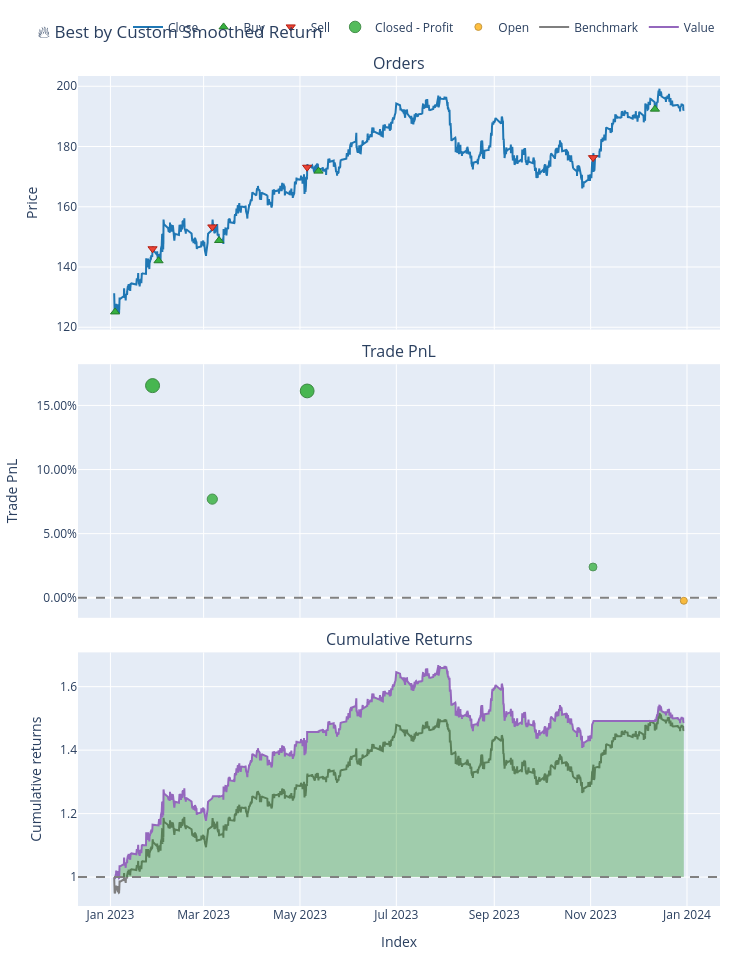

Notebook code cell kept with this figure:
### Code cell
import pandas as pd
from itertools import product

def make_score_series_from_grid(grid, param_levels):
    """
    Convert N-D grid to Series with MultiIndex matching parameter levels.

    Args:
        grid (np.ndarray): N-D result array (e.g. smoothed_grid)
        param_levels (dict): param_name -> list of values (cropped or full)

    Returns:
        pd.Series with MultiIndex
    """
    param_names = list(param_levels.keys())
    param_values = list(param_levels.values())
    combos = list(product(*param_values))  # Cartesian product

    flat = grid.flatten()
    index = pd.MultiIndex.from_tuples(combos, names=param_names)

    return pd.Series(flat, index=index)


alt_scores = make_score_series_from_grid(smoothed_grid, cropped_param_levels)

best_index = alt_scores.idxmax()
best_portfolio = pf_opt2[best_index]

best_portfolio.plot(title="🔥 Best by Custom Smoothed Return").show()

### Figure 1 — Plotly figure (JSON) as saved in the notebook; plotly's stock layout.template omitted (floating-point values rounded to 4 significant figures; data arrays with more than 128 entries replaced by an {"elided": "..."} marker saying what was removed)
{"data": [{"legendgroup": "0", "line": {"color": "#1f77b4"}, "name": "Close", "showlegend": true, "type": "scatter", "uid": "8ffb4eb8-f89f-4c6e-9fb2-fe7b47f60228", "x": {"elided": "3954 str values"}, "xaxis": "x", "y": {"elided": "3954 float values"}, "yaxis": "y"}, {"customdata": [[22135, 0.7987, 0.0999], [22137, 0.8194, 0.1164], [22139, 0.8425, 0.1254], [22141, 0.8471, 0.1456], [22143, 0.7746, 0.149]], "hovertemplate": "Order Id: %{customdata[0]}<br>Timestamp: %{x}<br>Price: %{y}<br>Size: %{customdata[1]:.6f}<br>Fees: %{customdata[2]:.6f}", "legendgroup": "1", "marker": {"color": "#37B13F", "line": {"color": "rgb(38,123,44)", "width": 1}, "size": 8, "symbol": "triangle-up"}, "mode": "markers", "name": "Buy", "type": "scatter", "uid": "980ba34b-0f92-4dbb-aecf-cf8c2b6ba29b", "x": ["2023-01-03T23:00:00+00:00", "2023-01-31T11:00:00+00:00", "2023-03-10T19:00:00+00:00", "2023-05-12T18:00:00+00:00", "2023-12-11T17:00:00+00:00"], "xaxis": "x", "y": [125.1, 142.1, 148.8, 171.8, 192.4], "yaxis": "y"}, {"customdata": [[22136, 0.7987, 0.1166], [22138, 0.8194, 0.1256], [22140, 0.8425, 0.1458], [22142, 0.8471, 0.1493]], "hovertemplate": "Order Id: %{customdata[0]}<br>Timestamp: %{x}<br>Price: %{y}<br>Size: %{customdata[1]:.6f}<br>Fees: %{customdata[2]:.6f}", "legendgroup": "2", "marker": {"color": "#EA4335", "line": {"color": "rgb(181,31,18)", "width": 1}, "size": 8, "symbol": "triangle-down"}, "mode": "markers", "name": "Sell", "type": "scatter", "uid": "8b1dd8a7-6ef8-4f38-83fc-9b350b3d93c4", "x": ["2023-01-27T16:00:00+00:00", "2023-03-06T12:00:00+00:00", "2023-05-05T13:00:00+00:00", "2023-11-02T12:00:00+00:00"], "xaxis": "x", "y": [146.1, 153.3, 173.1, 176.3], "yaxis": "y"}, {"customdata": [[0, 0, 16.53, 0.1654], [1, 1, 8.955, 0.07693], [2, 2, 20.22, 0.1613], [3, 3, 3.493, 0.024]], "hovertemplate": "Exit Trade Id: %{customdata[0]}<br>Position Id: %{customdata[1]}<br>Exit Timestamp: %{x}<br>PnL: %{customdata[2]:.6f}<br>Return: %{customdata[3]:.2%}", "legendgroup": "3", "marker": {"color": "#37B13F", "line": {"color": "rgb(38,123,44)", "width": 1}, "opacity": [0.9, 0.8186, 0.8962, 0.7699], "size": [14, 10.2, 13.82, 7.93], "symbol": "circle"}, "mode": "markers", "name": "Closed - Profit", "type": "scatter", "uid": "d02f8805-a1bc-4b4f-a949-f9e1dbb75dc5", "x": ["2023-01-27T16:00:00+00:00", "2023-03-06T12:00:00+00:00", "2023-05-05T13:00:00+00:00", "2023-11-02T12:00:00+00:00"], "xaxis": "x2", "y": [0.1654, 0.07693, 0.1613, 0.024], "yaxis": "y2"}, {"customdata": [[4, 4, -0.3476, -0.002332]], "hovertemplate": "Exit Trade Id: %{customdata[0]}<br>Position Id: %{customdata[1]}<br>Exit Timestamp: %{x}<br>PnL: %{customdata[2]:.6f}<br>Return: %{customdata[3]:.2%}", "legendgroup": "4", "marker": {"color": "#FFAA00", "line": {"color": "rgb(178,118,0)", "width": 1}, "opacity": [0.75], "size": [7], "symbol": "circle"}, "mode": "markers", "name": "Open", "type": "scatter", "uid": "ed1fd9e0-d821-4538-9911-4d5963789b05", "x": ["2023-12-30T00:00:00+00:00"], "xaxis": "x2", "y": [-0.002332], "yaxis": "y2"}, {"legendgroup": "5", "line": {"color": "#7f7f7f"}, "name": "Benchmark", "showlegend": true, "type": "scatter", "uid": "9a707dd0-1c9f-4cfe-9df9-456068b03a7e", "x": {"elided": "3954 str values"}, "xaxis": "x3", "y": {"elided": "3954 float values"}, "yaxis": "y3"}, {"hoverinfo": "skip", "legendgroup": "6", "line": {"color": "rgba(0, 0, 0, 0)", "width": 0}, "opacity": 0, "showlegend": false, "type": "scatter", "uid": "4fbc3e59-68a7-4d98-89b4-5adc5086a5fd", "x": {"elided": "3954 str values"}, "xaxis": "x3", "y": {"elided": "3954 int values"}, "yaxis": "y3"}, {"connectgaps": false, "fill": "tonexty", "fillcolor": "rgba(0, 128, 0, 0.3)", "hoverinfo": "skip", "legendgroup": "6", "line": {"color": "rgba(0, 0, 0, 0)", "width": 0}, "opacity": 0, "showlegend": false, "type": "scatter", "uid": "65471762-ac15-45ac-a710-552442872e3f", "x": {"elided": "3954 str values"}, "xaxis": "x3", "y": {"elided": "3954 float values"}, "yaxis": "y3"}, {"hoverinfo": "skip", "legendgroup": "6", "line": {"color": "rgba(0, 0, 0, 0)", "width": 0}, "opacity": 0, "showlegend": false, "type": "scatter", "uid": "a7359aff-de79-4628-9fb3-a251ed89828a", "x": {"elided": "3954 str values"}, "xaxis": "x3", "y": {"elided": "3954 int values"}, "yaxis": "y3"}, {"connectgaps": false, "fill": "tonexty", "fillcolor": "rgba(255, 0, 0, 0.3)", "hoverinfo": "skip", "legendgroup": "6", "line": {"color": "rgba(0, 0, 0, 0)", "width": 0}, "opacity": 0, "showlegend": false, "type": "scatter", "uid": "db9dc340-b6e8-4751-bd65-16fe46256ee6", "x": {"elided": "3954 str values"}, "xaxis": "x3", "y": {"elided": "3954 float values"}, "yaxis": "y3"}, {"legendgroup": "7", "line": {"color": "#9467bd"}, "name": "Value", "showlegend": true, "type": "scatter", "uid": "a58f067f-e321-4249-9911-21c8e4f31989", "x": {"elided": "3954 str values"}, "xaxis": "x3", "y": {"elided": "3954 float values"}, "yaxis": "y3"}, {"hoverinfo": "skip", "legendgroup": "6", "line": {"color": "rgba(0, 0, 0, 0)", "width": 0}, "opacity": 0, "showlegend": false, "type": "scatter", "uid": "1212d930-e43e-43d7-a68e-4407cece493c", "x": {"elided": "3954 str values"}, "xaxis": "x3", "y": {"elided": "3954 int values"}, "yaxis": "y3"}], "layout": {"annotations": [{"font": {"size": 16}, "showarrow": false, "text": "Orders", "x": 0.5, "xanchor": "center", "xref": "paper", "y": 1, "yanchor": "bottom", "yref": "paper"}, {"font": {"size": 16}, "showarrow": false, "text": "Trade PnL", "x": 0.5, "xanchor": "center", "xref": "paper", "y": 0.6528, "yanchor": "bottom", "yref": "paper"}, {"font": {"size": 16}, "showarrow": false, "text": "Cumulative Returns", "x": 0.5, "xanchor": "center", "xref": "paper", "y": 0.3056, "yanchor": "bottom", "yref": "paper"}], "height": 960, "legend": {"orientation": "h", "traceorder": "normal", "x": 1, "xanchor": "right", "y": 1.042, "yanchor": "bottom"}, "margin": {"b": 30, "l": 30, "r": 30, "t": 30}, "shapes": [{"line": {"color": "gray", "dash": "dash"}, "type": "line", "x0": 0, "x1": 1, "xref": "paper", "y0": 0, "y1": 0, "yref": "y2"}, {"line": {"color": "gray", "dash": "dash"}, "type": "line", "x0": 0, "x1": 1, "xref": "paper", "y0": 1, "y1": 1, "yref": "y3"}], "showlegend": true, "title": {"text": "🔥 Best by Custom Smoothed Return"}, "width": 750, "xaxis": {"anchor": "y", "domain": [0, 1], "matches": "x3", "showticklabels": false}, "xaxis2": {"anchor": "y2", "domain": [0, 1], "matches": "x3", "showticklabels": false}, "xaxis3": {"anchor": "y3", "domain": [0, 1], "title": {"text": "Index"}}, "yaxis": {"anchor": "x", "domain": [0.6944, 1], "title": {"text": "Price"}}, "yaxis2": {"anchor": "x2", "domain": [0.3472, 0.6528], "tickformat": ".2%", "title": {"text": "Trade PnL"}}, "yaxis3": {"anchor": "x3", "domain": [0, 0.3056], "title": {"text": "Cumulative returns"}}}}
